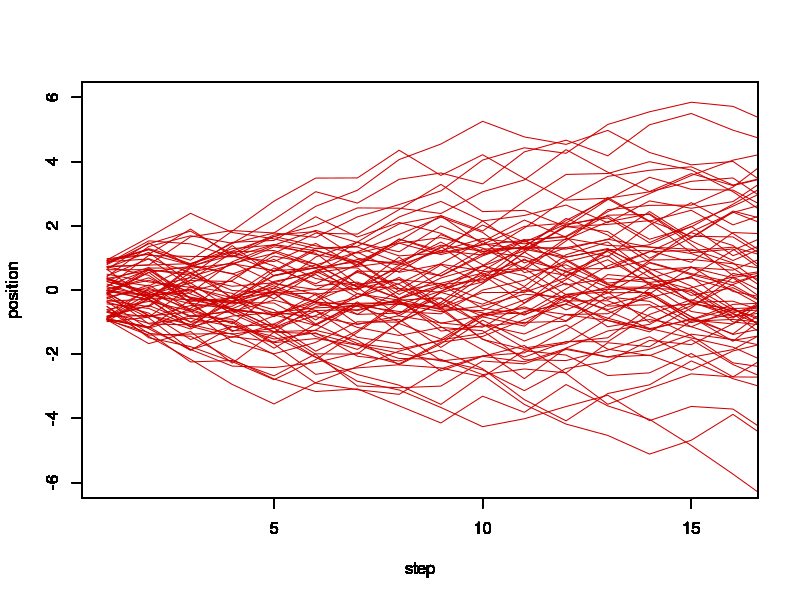
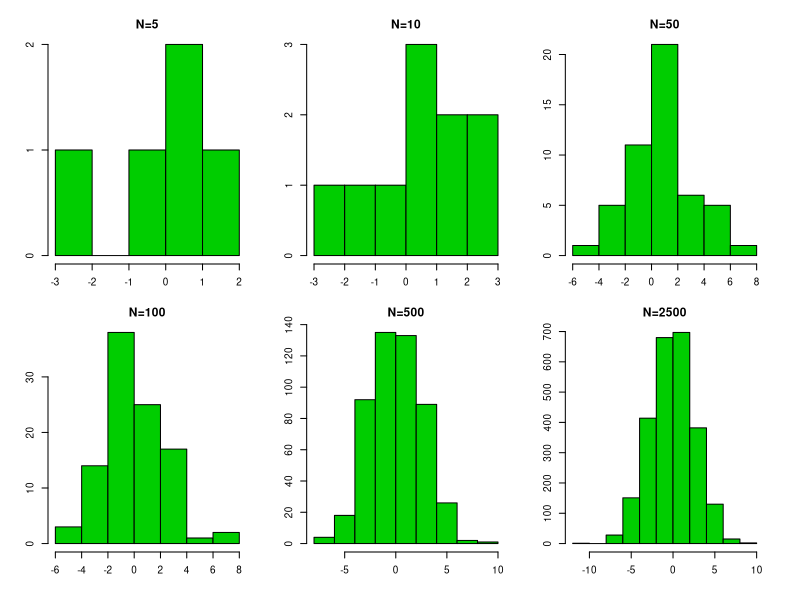

Here is the R script that generated these plots, in order:
# A simple  Random Walk experiment


#Plot the position at N-th  step for nsim simulations  

plot_RW<-function(nsim,N){
for(i in 1:nsim){
plot(cumsum(runif(20,-1,1)),xlim=c(1,16),ylim=c(-6,6),type="l",col="red3",
     ylab="position",xlab="step")
par(new=TRUE)
}
}

# Plot the positon for each of 20 steps for 50 simulations
plot_RW(75,20)




# Plot a histogram of the final position
plot_hist<-function(nsim,N){
par(new=F)
pos <- replicate(nsim,sum(runif(N,-1,1)) ) 
hist(pos,main=paste("N=",nsim,sep=""),col = "green3")
}



par(mfrow = c(2, 3))
par(cex = 0.6)
par(mar = c(3, 3, 2, 2), oma = c(1, 1, 1, 1))
plot_hist(5,20)
plot_hist(10,20)
plot_hist(50,20)
plot_hist(100,20)
plot_hist(500,20)
plot_hist(2500,20)

